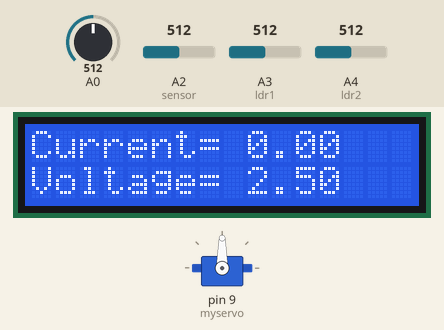
Recording of a sketch running on a simulated Arduino Uno, built with avr-gcc and run on an emulated ATmega328P. Parts: 16×2 character LCD, servo. The test bench sets the inputs (shaded band); at power-on: A0 = 512, A2 (sensor) = 512, A3 (ldr1) = 512, A4 (ldr2) = 512. What the sketch prints to the serial monitor is not drawn.

Above: at 2.2 s.
2.3 s: A0 set to 716
At 4.0 s:
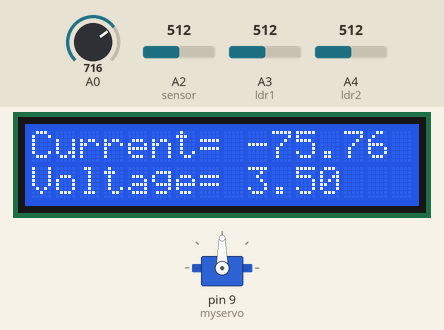
4.8 s: A2 (sensor) set to 716
At 5.8 s:
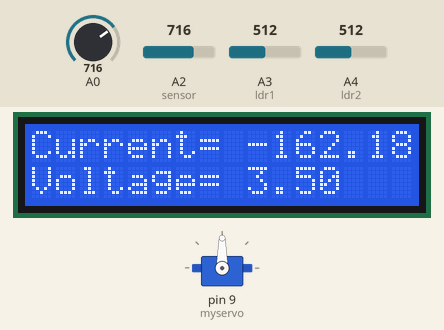
7.5 s: A0 set to 992
At 9.3 s:
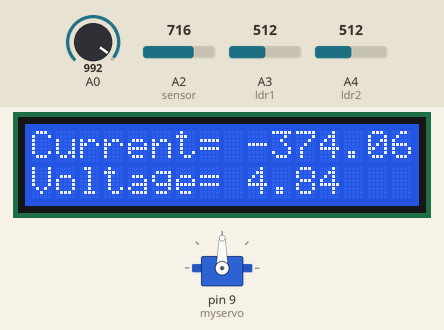
10.1 s: A2 (sensor) set to 992
At 11.0 s:
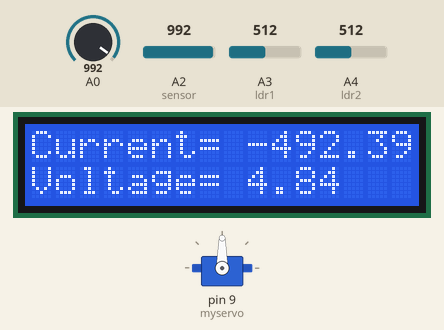
12.7 s: A3 (ldr1) set to 716
At 13.7 s:
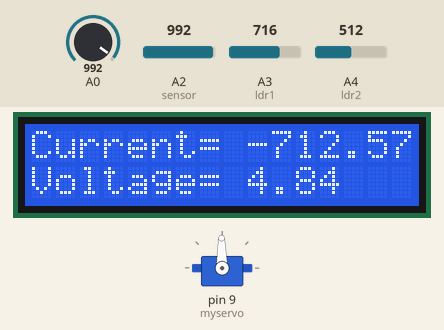
16.5 s: A4 (ldr2) set to 992
Timing chart, 0 to 31.1 s (numbered marks = the images above; inputs shaded):
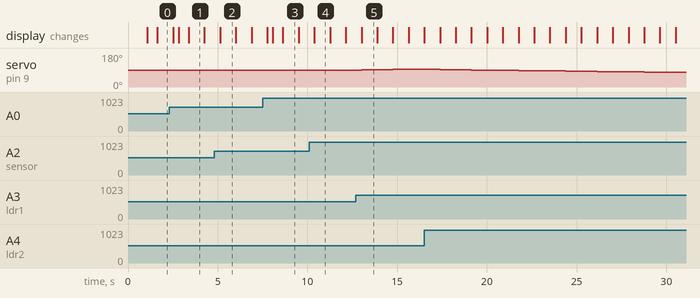

Measured:
- after the input at 12.7 s, servo on pin 9 (myservo): 90° → 91° after 0.31 s, → 92° 0.88 s later, → 93° 0.88 s later, → 94° 0.88 s later
- what the display in image 1 shows lasts 0.9 s, from 3.4 s to 4.3 s

The sketch:

VOLT_METER.ino
```cpp
#include <LiquidCrystal.h>    // include Arduino LCD library
#include <arduino.h>

// LCD module connections (RS, E, D4, D5, D6, D7)
LiquidCrystal lcd(2, 3, 4, 5, 6, 7);
float input_voltage = 0.0;
int R1 = 3300;
int R2 = 4700;

// Current sensor
unsigned int x=0;
float AcsValue=0.0,Samples=0.0,AvgCurrent=0.0,current=0.0;


// LDR motor
#include <Servo.h> //includes the servo library

Servo myservo;

#define ldr1 A3 // set ldr 1 Analog input pin of East ldr as an integer
#define ldr2 A4 // set ldr 2 Analog input pin of West ldr as an integer

int pos = 90; // initial position of the Horizontal movement controlling servo motor
int tolerance = 20; // allowable tolerance setting - so solar servo motor isn't constantly in motion


void setup(void) {
  lcd.begin(16, 2);           // set up the LCD's number of columns and rows
  lcd.setCursor(0, 0);
  Serial.begin(9600);

  myservo.attach(9); // attaches the servo on digital pin 2 to the horizontal movement servo motor
  pinMode(ldr1, INPUT); //set East ldr pin as an input
  pinMode(ldr2, INPUT); //set West ldr pin as an input
  myservo.write(pos); // write the starting position of the horizontal movement servo motor
  delay(1000); // 1 second delay to allow the solar panel to move to its staring position before comencing solar tracking


}

// main loop
void loop() {

//Conversion formula for voltage
   int analog_value = analogRead(A0);
   input_voltage = (analog_value * (5 / 1024.0) * ((R1+R2)/R2));

   if (input_voltage < 0.1)
   {
     input_voltage=0.0;
   }
    Serial.print("v= ");
    Serial.println(input_voltage);
    lcd.setCursor(0, 1);
    lcd.print("Voltage= ");
    lcd.print(input_voltage);

    delay (100);
    for (int x = 0; x < 150; x++){ //Get 150 samples
      AcsValue = analogRead(A2);     //Read current sensor values
      Samples = Samples + AcsValue;  //Add samples together
      delay (3); // let ADC settle before next sample 3ms
    }
    AvgCurrent=Samples/150.0;//Taking Average of Samples

    //((AvgAcs * (5.0 / 1024.0)) is converitng the read voltage in 0-5 volts
    //2.5 is offset(I assumed that arduino is working on 5v so the viout at no current comes
    //out to be 2.5 which is out offset. If your arduino is working on different voltage than
    //you must change the offset according to the input voltage)
    //0.066v(66mV) is rise in output voltage when 1A current flows at input
    current = (2.5 - (AvgCurrent * (5.0 / 1024.0)) )/0.066;
//    if (current < 0.01)
//   {
//     current=0.0;
//   }
    Serial.print("current =");
    Serial.println(current);//Print the read current on Serial monitor

    lcd.setCursor(0, 0);
    lcd.print("Current= ");
    lcd.print(current);


//LDR Servo
int val1 = analogRead(ldr1); // read the value of ldr 1
Serial.println(val1);

int val2 = analogRead(ldr2); // read the value of ldr 2
Serial.println(val2);

if((abs(val1 - val2) <= tolerance) || (abs(val2 - val1) <= tolerance)) {
  //no servo motor horizontal movement will take place if the ldr value is within the allowable tolerance
  }else {
    if(val1 > val2){
      pos = pos+1; // decrement the 90 degree poistion of the horizontal servo motor - this will move the panel position Eastward
    }
    if(val1 < val2){
      pos = pos-1; // increment the 90 degree position of the horizontal motor - this will move the panel position Westward
       }
    }
    if(pos > 180) {pos = 180;} // reset the horizontal postion of the motor to 180 if it tries to move past this point
    if(pos < 0) {pos = 0;} // reset the horizontal position of the motor to 0 if it tries to move past this point
    myservo.write(pos); // write the starting position to the horizontal motor
    delay(300);

}
```
